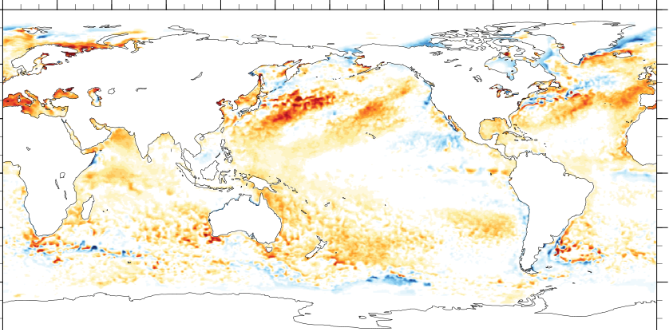
#> input picture test image.png, 670 x 330 px, found by its file name
$ python evaluate_resolution.py
#> lines starting #> are read from the running program, lines starting #| are printed output that depends on the picture; long printed decimals are rounded
import cv2
import numpy as np
import matplotlib.pyplot as plt
from skimage.metrics import peak_signal_noise_ratio as psnr
from skimage.metrics import structural_similarity as ssim

# Load image (grayscale)
img = cv2.imread(r"S:\oceanproject\test image.png",
                 cv2.IMREAD_GRAYSCALE).astype(np.float32) / 255.0
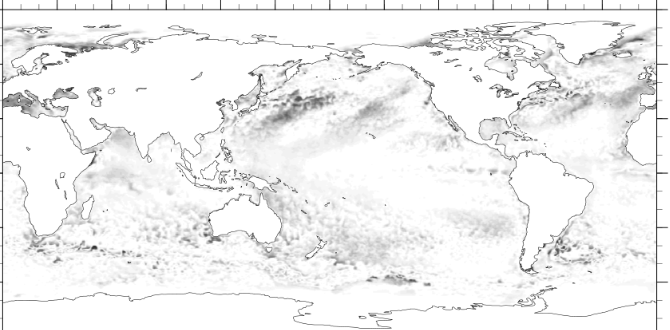
#> img: shape (330, 670) float32; min 0.0627, max 1, mean 0.945

# Original image shape (high-res)
original_shape = img.shape  # (height, width)
#> original_shape = (330, 670)
original_pixels = original_shape[0] * original_shape[1]
#> original_pixels = 221100

# Downscale (simulate low-res)
lr = cv2.resize(
    img, (original_shape[1]//4, original_shape[0]//4), interpolation=cv2.INTER_AREA)
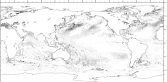
#> lr: shape (82, 167) float32; min 0.37, max 1, mean 0.945
lr_shape = lr.shape
#> lr_shape = (82, 167)
lr_pixels = lr_shape[0] * lr_shape[1]
#> lr_pixels = 13694

# Upscale back using bilinear interpolation
up = cv2.resize(
    lr, (original_shape[1], original_shape[0]), interpolation=cv2.INTER_LINEAR)
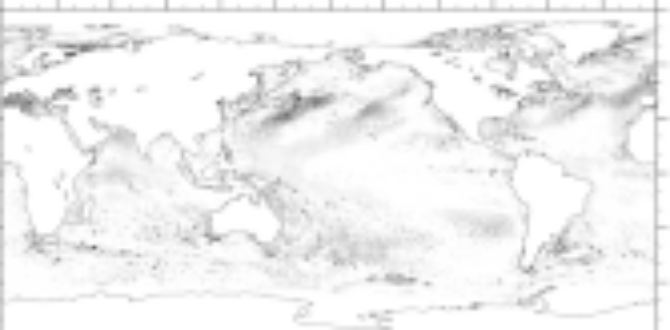
#> up: shape (330, 670) float32; min 0.395, max 1, mean 0.945

# PSNR and SSIM
print("🔍 PSNR:", psnr(img, up))
#| 🔍 PSNR: 22.451
print("🔍 SSIM:", ssim(img, up, data_range=1.0))
#| 🔍 SSIM: 0.7002

# Pixel count
print(f"\n🧾 Pixel Count:")
print(
    f"Original image  : {original_shape[1]} × {original_shape[0]} = {original_pixels} pixels")
#| Original image  : 670 × 330 = 221100 pixels
print(f"Low-res image   : {lr_shape[1]} × {lr_shape[0]} = {lr_pixels} pixels")
#| Low-res image   : 167 × 82 = 13694 pixels
print(
    f"Upscaled image  : {original_shape[1]} × {original_shape[0]} = {original_pixels} pixels")
#| Upscaled image  : 670 × 330 = 221100 pixels

# Optional: Grid size calculation
region_width_deg = 10  # Assume image covers 10 degrees horizontally
grid_size_highres = region_width_deg / original_shape[1]
#> grid_size_highres = 0.0149
grid_size_lowres = region_width_deg / lr_shape[1]
#> grid_size_lowres = 0.0599

print(f"\n🌐 Grid Size:")
print(f"High-res grid size: {grid_size_highres:.4f}° per pixel")
#| High-res grid size: 0.0149° per pixel
print(f"Low-res grid size : {grid_size_lowres:.4f}° per pixel")
#| Low-res grid size : 0.0599° per pixel

# Plot images
plt.figure(figsize=(12, 4))
for i, (im, title) in enumerate([(img, "Original"), (lr, "Low-Res"), (up, "Bilinear Upscaled")]):
    plt.subplot(1, 3, i+1)
    # Resize LR image to original size for consistent display
    im_show = cv2.resize(im, original_shape[::-1]) if i == 1 else im
    plt.imshow(im_show, cmap='gray')
    plt.title(f"{title}")
    plt.axis('off')
#> this loop made 3 passes
#> title on passes 1 to 3: 'Original', 'Low-Res', 'Bilinear Upscaled'
plt.tight_layout()
plt.show()
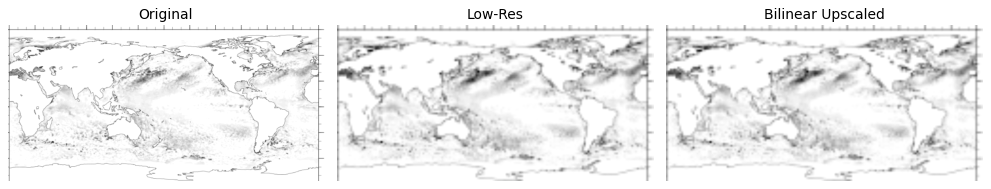
#> figure drawn by matplotlib, 3 panels

$ run again, with TRAIN2.png copied over test image.png
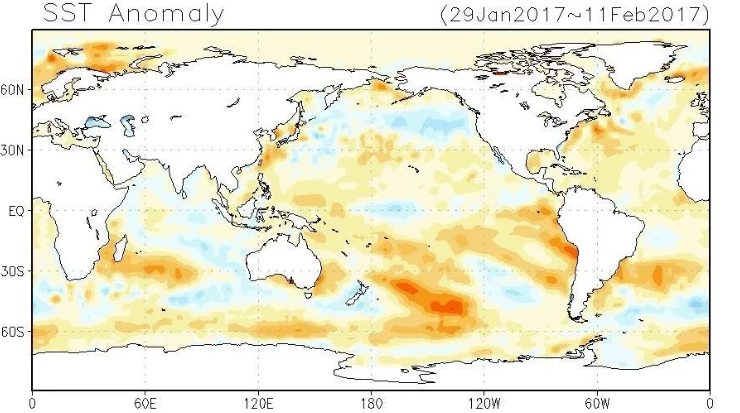
#> input picture TRAIN2.png, 740 x 413 px, found by its file name
#> `up = cv2.resize( lr, (original_shape[1], original_shape[0]), interpola..`:
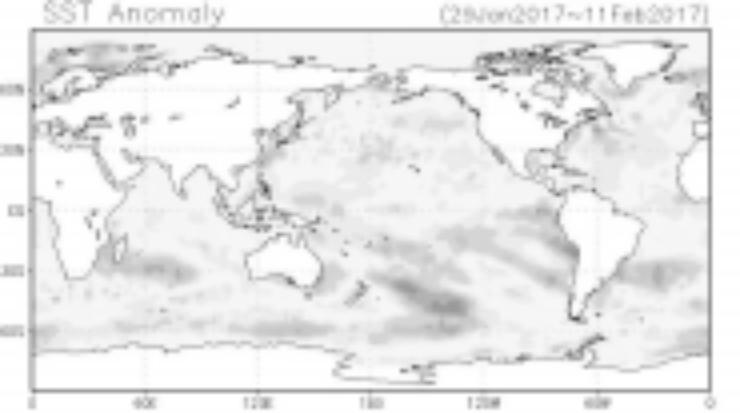
#> up: shape (413, 740) float32; min 0.275, max 1, mean 0.915
#| 🔍 PSNR: 18.380
#| 🔍 SSIM: 0.6955
#| Original image  : 740 × 413 = 305620 pixels
#| Low-res image   : 185 × 103 = 19055 pixels
#| Upscaled image  : 740 × 413 = 305620 pixels
#| High-res grid size: 0.0135° per pixel
#| Low-res grid size : 0.0541° per pixel
#> the loop `for i, (im, title) in enumerate([(img, "Original"), (lr, "Low-Res"), (..` made 3 passes
#> title on passes 1 to 3: 'Original', 'Low-Res', 'Bilinear Upscaled'
#> `plt.show()`:
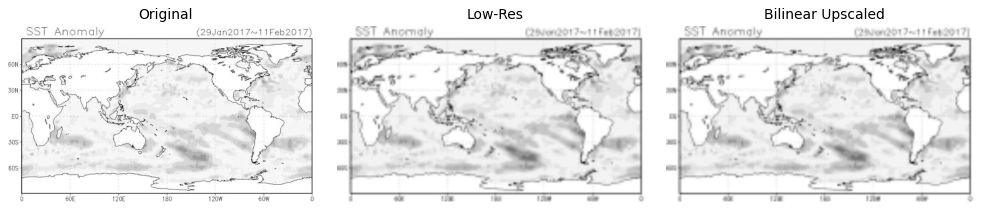
#> figure drawn by matplotlib, 3 panels

$ run again, with TRAIN3.png copied over test image.png
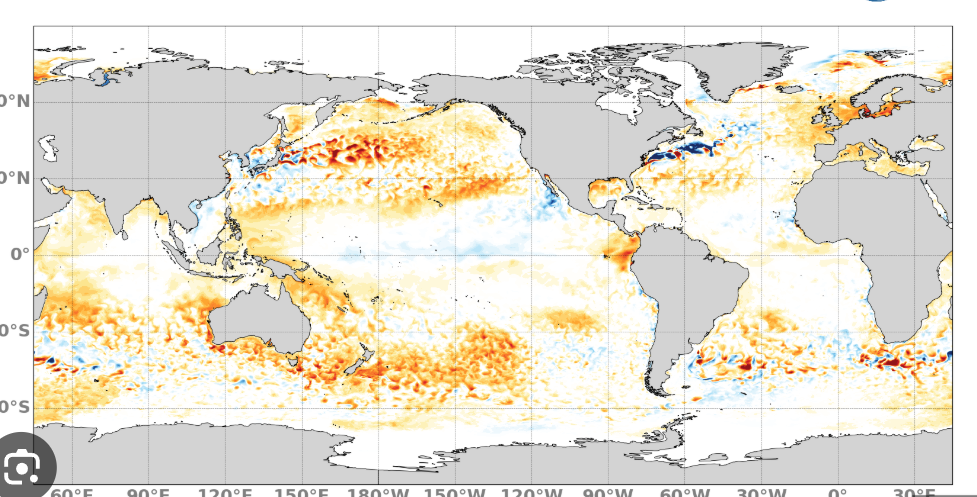
#> input picture TRAIN3.png, 977 x 497 px, found by its file name
#> `up = cv2.resize( lr, (original_shape[1], original_shape[0]), interpola..`:
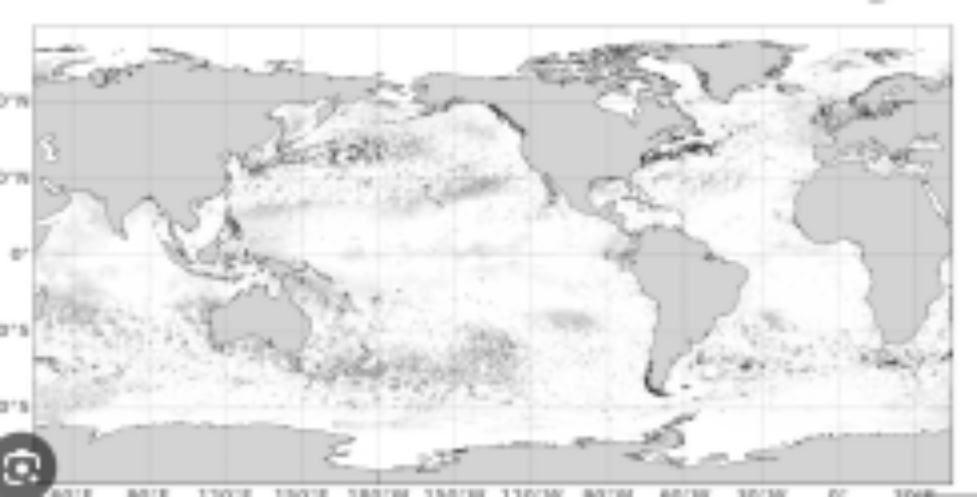
#> up: shape (497, 977) float32; min 0.246, max 1, mean 0.892
#| 🔍 PSNR: 21.527
#| 🔍 SSIM: 0.6782
#| Original image  : 977 × 497 = 485569 pixels
#| Low-res image   : 244 × 124 = 30256 pixels
#| Upscaled image  : 977 × 497 = 485569 pixels
#| High-res grid size: 0.0102° per pixel
#| Low-res grid size : 0.0410° per pixel
#> the loop `for i, (im, title) in enumerate([(img, "Original"), (lr, "Low-Res"), (..` made 3 passes
#> title on passes 1 to 3: 'Original', 'Low-Res', 'Bilinear Upscaled'
#> `plt.show()`:
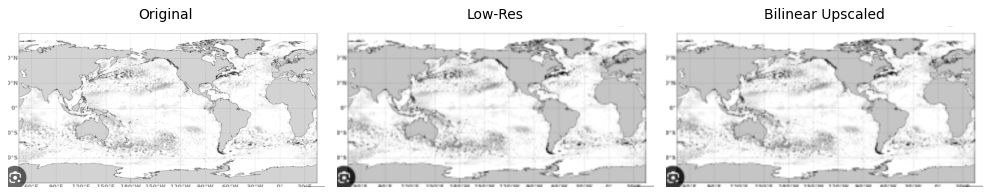
#> figure drawn by matplotlib, 3 panels
